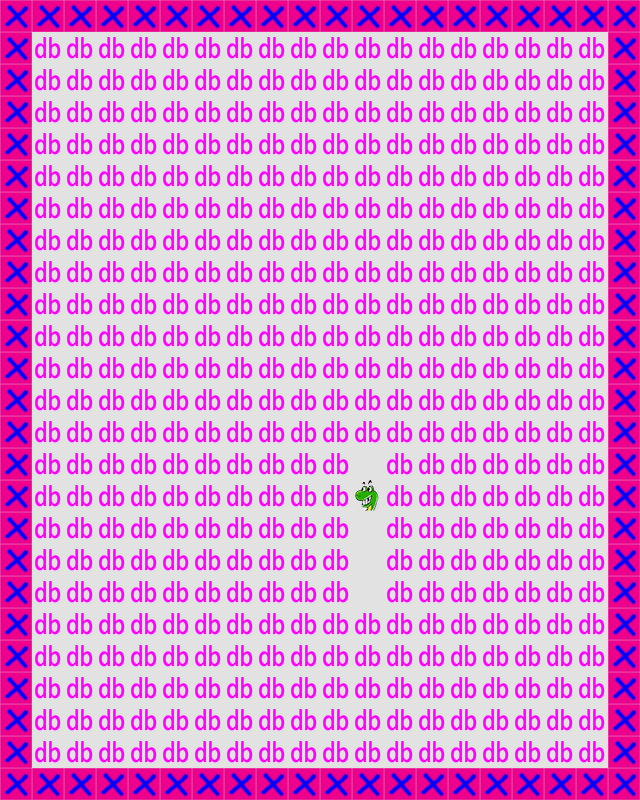

The image is a tile-based game level rendered from a .tmx file. Its description and source (layers, tilesets, objects; grid data summarised) follow:
An orthogonal 20x25 tile map with 32x32 px tiles, 2 tile layers (map_bg, map_tag), 2 tilesets.

<map version="1.0" orientation="orthogonal" renderorder="right-down" width="20" height="25" tilewidth="32" tileheight="32" nextobjectid="1">
 <tileset firstgid="1" name="map_bg" tilewidth="32" tileheight="32">
  <image source="map_bg.png" width="128" height="128" />
 </tileset>
 <tileset firstgid="17" name="map_tag" tilewidth="32" tileheight="32">
  <image source="map_tag.png" width="256" height="256" />
 </tileset>
 <layer name="map_bg" width="20" height="25">
  <data>[500 cells, 500 non-empty, 1 distinct tile ids]</data>
 </layer>
 <layer name="map_tag" width="20" height="25">
  <data>[500 cells, 496 non-empty, 3 distinct tile ids]</data>
 </layer>
</map>